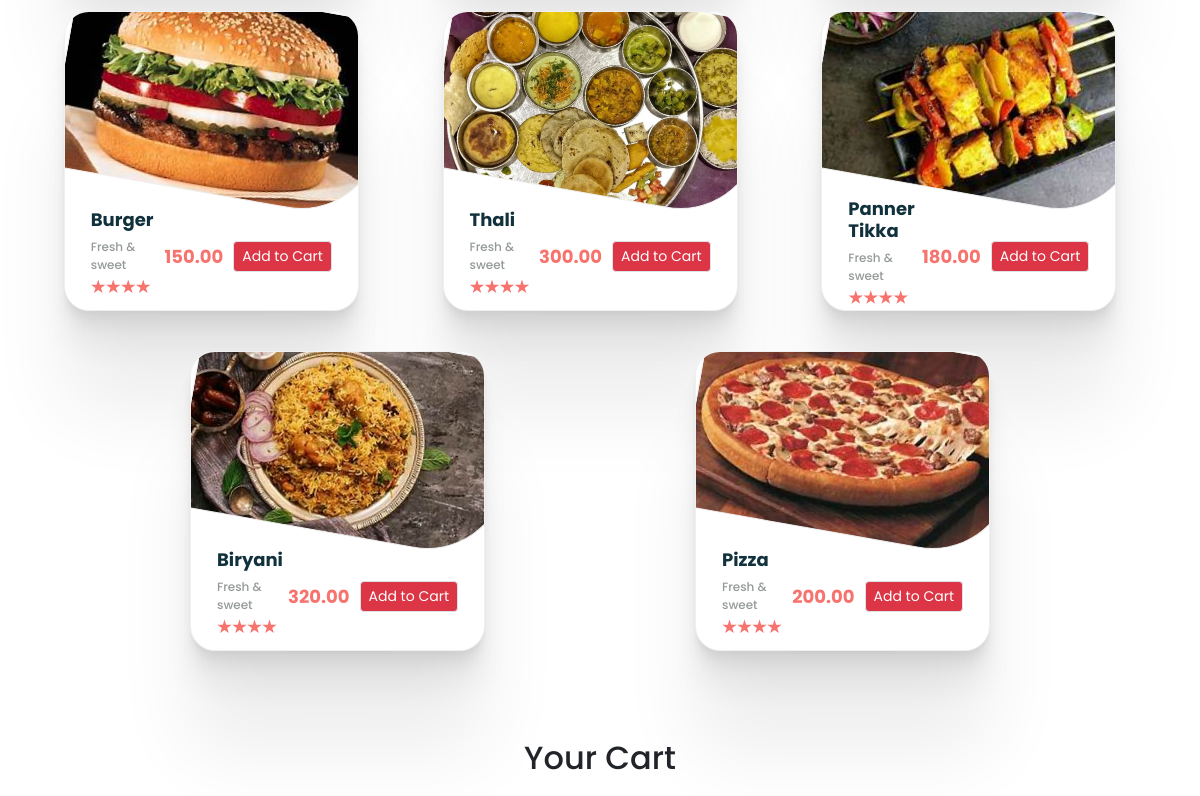
The page /menu/ (signed in, middle part) on the database as committed earlier.
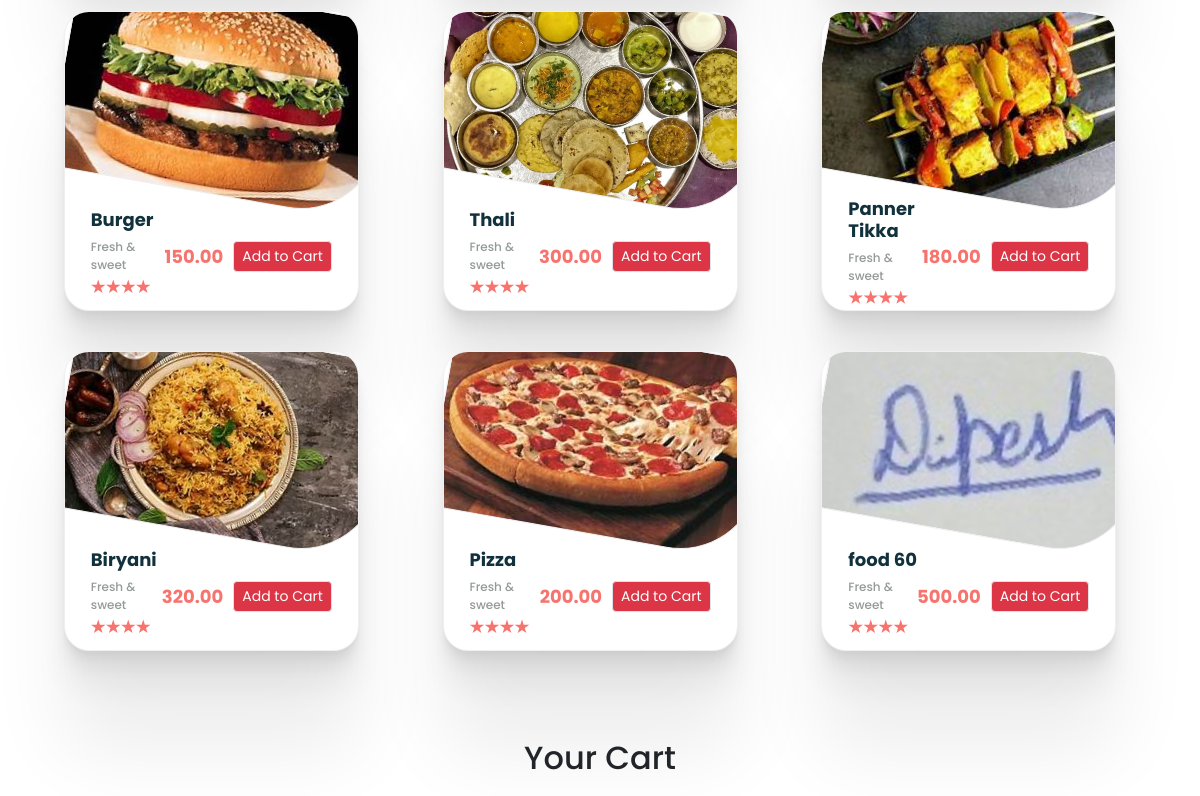
The same page on the database as committed later.
### restaurant/models.py (models this page shows)
class foodItems(models.Model):
    name = models.CharField(max_length=255)
    price = models.DecimalField(max_digits=10, decimal_places=2)
    image = models.ImageField(upload_to='images/')
    restaurantName = models.CharField(max_length=50)

### menu/views.py (the view, shortened to what this page needs)
# urls.py: path('menu/',menuviews.menu,name = 'menu'),
@login_required
def menu(request):
    user = request.user
    foods = foodItems.objects.all()
    print("my output ",foodItems)
    if hasattr(user, 'customeruser'):
        name = user.customeruser.name
    else:
        name = "No name found"
    if 'cart' not in request.session:
        request.session['cart'] = {}
    print('cart',request.session['cart'])
    return render(request, 'index1.html', {'name': name, 'foodItems':foods})

### menu/templates/index1.html (shortened to what this page needs)
<!DOCTYPE html>
<html>
{% load static %}
<head>
    <link href="https://cdn.jsdelivr.net/npm/bootstrap@5.3.3/dist/css/bootstrap.min.css" rel="stylesheet"
>
    <link rel="stylesheet" href="https://cdn.jsdelivr.net/npm/bootstrap-icons@1.11.1/font/bootstrap-icons.css"
>
    <link rel="stylesheet" href={% static 'style.css' %}>
</head>
<body>
    {% include "header.html" %}
    <br>
    <br>
    <section class="cards d-flex justify-content-evenly flex-wrap">
        {% if foodItems is None %}
        <p>Khana Nhi milega</p>
        {% else %}
        {% for food in foodItems %}
        <div class="outer overflow-hidden">
            <div class="inner"
                style="background: url(/media/{{ food.image }}) no-repeat center center/cover; height: 200px;"></div>
            <div class="item d-flex align-items-center">
                <div class="item-details flex-grow-1">
                    <div class="item-name">
                        <h4>{{ food.name }}</h4>
                        <p>Fresh & sweet</p>
                    </div>
                    <div class="rating">
                        <div></div>
                        <div></div>
                        <div></div>
                        <div></div>
                    </div>
                </div>
                <div class="item-price-and-cart d-flex align-items-center">
                    <div class="item-price">
                        <p>{{ food.price }}</p>
                    </div>
                    <form action="#" method="post">
                    <div class="cart ml-4">
                        <input type="submit" class="btn btn-danger border btn-sm" value="Add to Cart">
                    </div>
                    </form>
                </div>
            </div>
        </div>
        {% endfor %}
        {% endif %}
    </section>
    <div class="container text-center justify-content-center mt-5">
        <h2>Your Cart</h2>
    </div>

### menu/templates/header.html (shortened to what this page needs)
{%load static%}
<link rel="stylesheet" href={%static 'style.css'%} >
<link rel="stylesheet" href="https://cdnjs.cloudflare.com/ajax/libs/font-awesome/6.5.2/css/all.min.css" />

### customer/templates/loader.html (shortened to what this page needs)
{%load static%}

### menu/templates/footer.html (shortened to what this page needs)
{%load static%}

### menu/static/style.css (style rules this page uses)
body { font-family: 'Poppins'; }
p { margin-bottom: 0; }
.outer { width: 295px; height: 300px; border-radius: 25px; background: #fff; border: 1px solid #f0f0f0; box-shadow: 0 3.4px 2.7px rgba(0, 0, 0, 0.022), 0 8.7px 6.9px rgba(0, 0, 0, 0.031), 0 17.7px 14.2px rgba(0, 0, 0, 0.039), 0 36.5px 29.2px rgba(0, 0, 0, 0.048), 0 100px 80px rgba(0, 0, 0, 0.07); overflow: visible; }
.inner { width: 325px; height: 90%; object-fit: cover; border: 1px solid #f0f0f0; border-bottom-right-radius: 80px; transform: translateX(-4px) translateY(-17px) rotate(10deg); }
.item { height: 30%; display: flex; justify-content: space-between; align-items: center; padding: 0 26px; }
.item-name h4 { font-size: 18px; font-weight: bold; color: #11313c; }
.item-name p { font-size: 12px; font-weight: 500; color: #949a98; }
.item-price { display: flex; flex-direction: column; }
.item-price p { font-size: 18px; font-weight: bold; color: #f7736e; text-align: right; }
.rating { display: flex; }
.rating > div { width: 15px; height: 15px; background: #f7736e; clip-path: polygon(50% 0%, 61% 35%, 98% 35%, 68% 57%, 79% 91%, 50% 70%, 21% 91%, 32% 57%, 2% 35%, 39% 35%); }

### menu/templates/index1.html (style rules this page uses)
.item { width: 100%; padding: 10px; }
.item-name { margin-bottom: 5px; }
.rating { margin-bottom: 10px; }
.cart { margin-left: auto; }
.item-price { margin-right: 10px; }
.outer { margin-bottom: 40px; width: calc(25% - 20px); margin-right: 20px; display: inline-block; }

Rows that differ between the two databases and show on the page:
added foodItems: image (picture), name "food 60", price "500.00"
